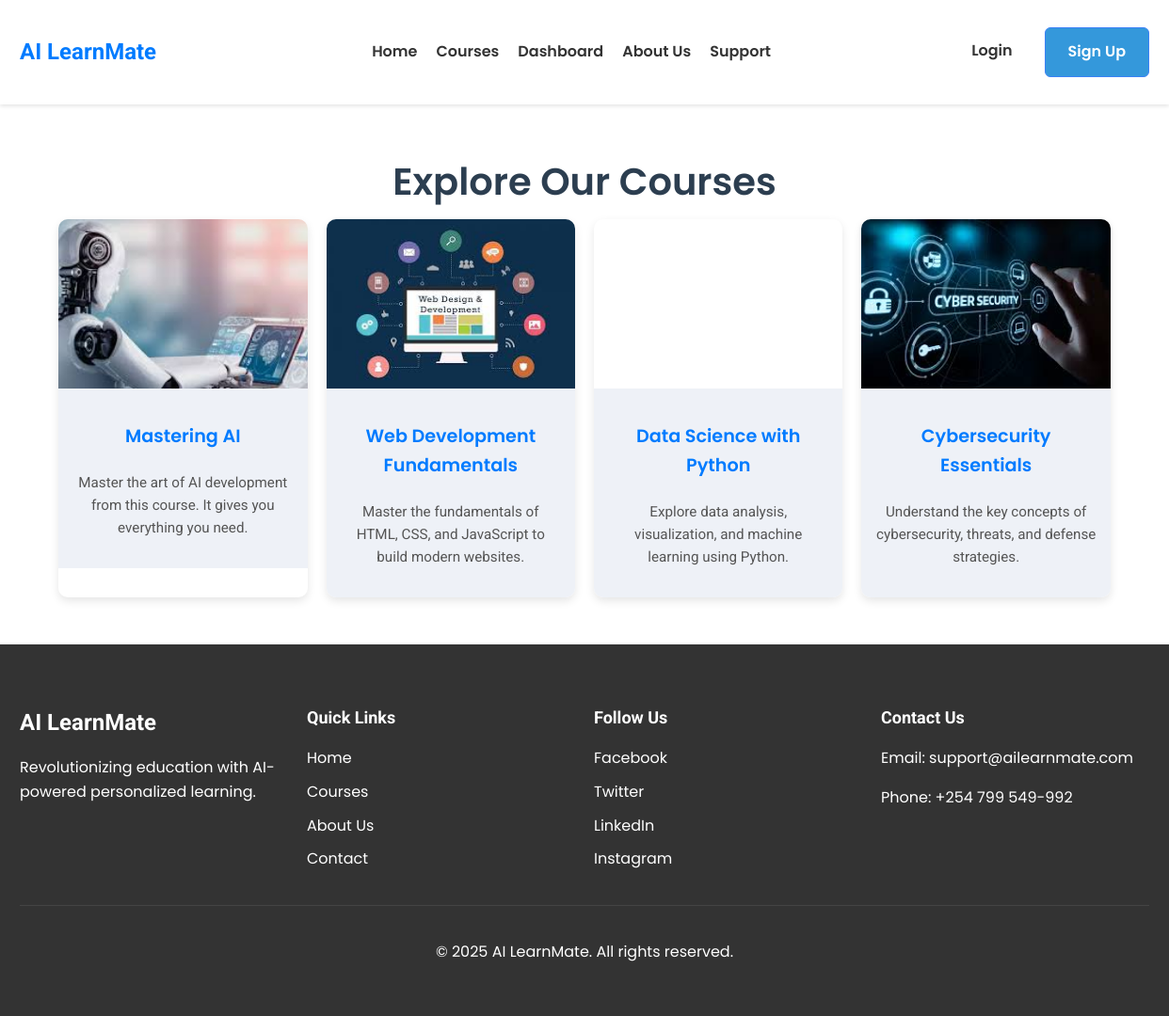
Page /courses/ on the committed database.
### learning/models.py (models this page shows, shortened)
class Course(models.Model):
    title = models.CharField(max_length=200)
    description = models.TextField()
    instructor = models.ForeignKey(User, on_delete=models.CASCADE, related_name='courses_taught')
    subject = models.CharField(max_length=100)
    difficulty = models.CharField(max_length=50)
    course_image = models.ImageField(upload_to='courseimages')
    learning_outcomes = models.TextField()
    created_at = models.DateTimeField(auto_now_add=True)
    updated_at = models.DateTimeField(auto_now=True)
    is_ai_recommended = models.BooleanField(default=False)

### learning/views.py (the view)
# urls.py: path('courses/', views.courses, name='courses'),
def courses(request):
    courses = Course.objects.all()
    context = {
        'courses': courses,
    }
    return render(request, 'learning/courses.html', context=context)

### templates/learning/courses.html
{% extends 'base.html' %}
{% load static %}
{% block content %}
<section class="courses">
    <h2 class="page-title">Explore Our Courses</h2>
    <div class="courses-grid">
    {% for course in courses %}
        <div class="course-card">
            <div class="course-image" style="background-image: url('{{ course.course_image.url }}');"></div>
            <div class="course-info">
                <h4><a href="{% url 'learningapp:course_detail' course.id %}" class="course-title"> {{course.title}} </a></h4>
                <p class="course-summary">{{course.description}}</p>
            </div>
        </div>
    {% endfor %}
    </div>
</section>
{% endblock %}

### templates/base.html (shortened to what this page needs)
{% load static %}
<!DOCTYPE html>
<html lang="en">
  <head>
    <link rel="stylesheet" href="{% static 'styles/home.css' %}" />
    <link rel="stylesheet" href="{% static 'styles/courses.css' %}" />
    <link rel="stylesheet" href="{% static 'styles/course.css' %}" />
    <link rel="stylesheet" href="{% static 'styles/progress.css' %}" />
    <link rel="stylesheet" href="{% static 'styles/assessments.css' %}" />
    <link rel="stylesheet" href="{% static 'styles/about_us.css' %}" />
    <link rel="stylesheet" href="{% static 'styles/support.css' %}" />
    <link rel="stylesheet" href="{% static 'styles/messages.css' %}" />
    <link rel="stylesheet" href="{% static 'styles/sign_up.css' %}" />
    <link rel="stylesheet" href="{% static 'styles/dashboard.css' %}" />
    <link
      rel="stylesheet"
      href="https://cdnjs.cloudflare.com/ajax/libs/OwlCarousel2/2.3.4/assets/owl.carousel.min.css"
    />
    <link
      rel="stylesheet"
      href="https://cdnjs.cloudflare.com/ajax/libs/OwlCarousel2/2.3.4/assets/owl.theme.default.min.css"
    />
    <link
      rel="stylesheet"
      href="https://cdnjs.cloudflare.com/ajax/libs/font-awesome/5.15.4/css/all.min.css"
    />
    <link
      rel="stylesheet"
      href="https://cdnjs.cloudflare.com/ajax/libs/font-awesome/5.15.4/css/all.min.css"
    />
  </head>
  <body>
    <header>
      <div class="container">
        <div class="logo">
          <h1>AI LearnMate</h1>
        </div>
        <nav>
          <ul>
            <li><a href="{% url 'learningapp:home' %}">Home</a></li>
            <li><a href="{% url 'learningapp:courses' %}">Courses</a></li>
            <li><a href="{% url 'usersapp:role_redirect' %}">Dashboard</a></li>
            <li><a href="{% url 'learningapp:about_us' %}">About Us</a></li>
            <li><a href="{% url 'learningapp:support' %}">Support</a></li>
          </ul>
        </nav>
        <div class="auth-buttons">
          {% if user.is_authenticated %}
          {% if user.learner %}
          <a href="{% url 'learningapp:progress' %}" class="btn">Progress</a>
          {% endif %}
          <a href="{% url 'usersapp:profile' %}" class="btn">Profile</a>
          <a href="{% url 'usersapp:logout' %}" class="btn danger">Log Out</a>
          {% else %}
          <a href="{% url 'usersapp:login' %}" class="btn">Login</a>
          <a href="{% url 'usersapp:signup' %}" class="btn primary">Sign Up</a>
          {% endif %}
        </div>
      </div>
    </header>
    {% block content %} {% endblock %}
    <footer>
      <div class="container">
        <div class="footer-content">
          <div class="footer-section">
            <h3>AI LearnMate</h3>
            <p>
              Revolutionizing education with AI-powered personalized learning.
            </p>
          </div>
          <div class="footer-section">
            <h4>Quick Links</h4>
            <ul>
              <li><a href="#">Home</a></li>
              <li><a href="#">Courses</a></li>
              <li><a href="#">About Us</a></li>
              <li><a href="#">Contact</a></li>
            </ul>
          </div>
          <div class="footer-section">
            <h4>Follow Us</h4>
            <ul>
              <li><a href="#">Facebook</a></li>
              <li><a href="#">Twitter</a></li>
              <li><a href="#">LinkedIn</a></li>
              <li><a href="#">Instagram</a></li>
            </ul>
          </div>
          <div class="footer-section">
            <h4>Contact Us</h4>
            <p>Email: support@ailearnmate.com</p>
            <p>Phone: +254 799 549-992</p>
          </div>
        </div>
        <div class="footer-bottom">
          <p>&copy; 2025 AI LearnMate. All rights reserved.</p>
        </div>
      </div>
    </footer>
  </body>
</html>

### static/styles/home.css (style rules this page uses)
body { font-family: 'Poppins', sans-serif; margin: 0; padding: 0; color: #333; line-height: 1.6; }
h1, h2, h3, h4 { font-family: 'Roboto', sans-serif; font-weight: 700; }
a { text-decoration: none; color: inherit; }
.container { width: 90%; max-width: 1200px; margin: 0 auto; }
.btn { display: inline-block; padding: 10px 20px; border-radius: 5px; font-weight: 600; text-align: center; transition: background 0.3s ease; }
.btn.primary { background: #007BFF; color: #fff; }
header { background: #fff; box-shadow: 0 2px 4px rgba(0, 0, 0, 0.1); padding: 20px 0; }
header .container { display: flex; justify-content: space-between; align-items: center; }
header .logo h1 { font-size: 24px; color: #007BFF; }
header nav ul { list-style: none; display: flex; gap: 20px; }
header nav ul li a { font-weight: 600; color: #333; }
header .auth-buttons { display: flex; gap: 10px; }
footer { background: #333; color: #fff; padding: 40px 0; }
footer .footer-content { display: flex; justify-content: space-between; gap: 20px; margin-bottom: 20px; }
footer .footer-section { flex: 1; }
footer .footer-section h3 { font-size: 24px; margin-bottom: 10px; }
footer .footer-section h4 { font-size: 18px; margin-bottom: 10px; }
footer .footer-section ul { list-style: none; padding: 0; }
footer .footer-section ul li { margin-bottom: 10px; }
footer .footer-section ul li a { color: #fff; }
footer .footer-bottom { text-align: center; padding-top: 20px; border-top: 1px solid #444; }

### static/styles/courses.css (style rules this page uses)
.courses { width: 90%; max-width: 1200px; margin: 50px auto; }
.page-title { font-family: 'Poppins', sans-serif; font-size: 2.5rem; font-weight: 600; text-align: center; margin-bottom: 40px; color: #222; }
.courses-grid { display: grid; grid-template-columns: repeat(auto-fit, minmax(250px, 1fr)); gap: 20px; }
.course-card { background: #fff; border-radius: 10px; overflow: hidden; box-shadow: 0px 4px 10px rgba(0, 0, 0, 0.1); transition: transform 0.3s ease-in-out; }
.course-image { width: 100%; height: 180px; background-size: cover; background-position: center; background-repeat: no-repeat; transition: background-size 0.4s ease-in-out; }
.course-info { padding: 15px; background: #eef1f7; text-align: center; }
.course-title { font-family: 'Poppins', sans-serif; font-size: 1.2rem; font-weight: 600; color: #007bff; text-decoration: none; }
.course-summary { font-family: 'Roboto', sans-serif; font-size: 0.95rem; color: #555; line-height: 1.6; }

### static/styles/course.css (style rules this page uses)
.container { max-width: 1200px; margin: 0 auto; padding: 0 1rem; }
.course-image { flex: 0 0 300px; }

### static/styles/progress.css (style rules this page uses)
.container { max-width: 1200px; margin: 0 auto; padding: 0 1.5rem; }
.page-title { color: #1e293b; margin-bottom: 2rem; font-size: 2rem; }
.course-info { flex: 1; }
.btn { display: inline-block; padding: 0.5rem 1rem; border-radius: 0.375rem; font-weight: 500; text-align: center; transition: all 0.2s; }
.btn.primary { background: #3b82f6; color: white; border: 1px solid #3b82f6; }

### static/styles/assessments.css (style rules this page uses)
.container { max-width: 1200px; margin: 0 auto; padding: 0 1.5rem; }
.page-title { color: #1e293b; margin-bottom: 0.5rem; font-size: 2rem; }
.btn { display: inline-block; padding: 0.5rem 1rem; border-radius: 0.375rem; font-weight: 500; text-align: center; transition: all 0.2s; }
.btn.primary { background: #3b82f6; color: white; border: 1px solid #3b82f6; }

### static/styles/about_us.css (style rules this page uses)
.container { max-width: 1200px; margin: 0 auto; padding: 0 1.5rem; }
.page-title { font-size: 2.5rem; text-align: center; margin-bottom: 2rem; color: #2c3e50; }

### static/styles/support.css (style rules this page uses)
.container { max-width: 1200px; margin: 0 auto; padding: 0 1.5rem; }
.page-title { font-size: 2.5rem; text-align: center; margin-bottom: 0.5rem; color: #2c3e50; }
.btn { display: inline-block; padding: 0.6rem 1.2rem; border-radius: 6px; font-weight: 500; text-align: center; transition: all 0.2s; cursor: pointer; border: none; }
.btn.primary { background: #3498db; color: white; }

### static/styles/sign_up.css (style rules this page uses)
.container { width: 100%; max-width: 1200px; padding: 0 1rem; margin: 0 auto; }
.btn { padding: 0.8rem 1.5rem; border-radius: 6px; font-weight: 600; font-size: 1rem; cursor: pointer; transition: all 0.3s ease; border: none; }

### rows in the picture
Course: course_image (picture), title "Mastering AI", description "Master the art of AI development from this course. It gives you everything you need."
Course: course_image (picture), title "Web Development Fundamentals", description "Master the fundamentals of HTML, CSS, and JavaScript to build modern websites."
Course: title "Data Science with Python", description "Explore data analysis, visualization, and machine learning using Python."
Course: course_image (picture), title "Cybersecurity Essentials", description "Understand the key concepts of cybersecurity, threats, and defense strategies."
